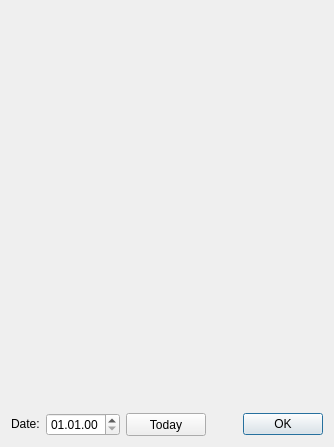
<?xml version="1.0" encoding="UTF-8"?>
<ui version="4.0">
 <class>ShowsToday</class>
 <widget class="QDialog" name="ShowsToday">
  <property name="windowModality">
   <enum>Qt::NonModal</enum>
  </property>
  <property name="geometry">
   <rect>
    <x>0</x>
    <y>0</y>
    <width>334</width>
    <height>447</height>
   </rect>
  </property>
  <property name="sizePolicy">
   <sizepolicy hsizetype="Preferred" vsizetype="Preferred">
    <horstretch>0</horstretch>
    <verstretch>0</verstretch>
   </sizepolicy>
  </property>
  <property name="windowTitle">
   <string>Shows today</string>
  </property>
  <property name="windowIcon">
   <iconset resource="../resources.qrc">
    <normaloff>:/images/icon</normaloff>:/images/icon</iconset>
  </property>
  <layout class="QVBoxLayout" name="verticalLayout">
   <item>
    <widget class="QScrollArea" name="scrollArea">
     <property name="frameShape">
      <enum>QFrame::NoFrame</enum>
     </property>
     <property name="frameShadow">
      <enum>QFrame::Sunken</enum>
     </property>
     <property name="lineWidth">
      <number>0</number>
     </property>
     <property name="widgetResizable">
      <bool>true</bool>
     </property>
     <widget class="QWidget" name="scrollAreaWidgetContents">
      <property name="geometry">
       <rect>
        <x>0</x>
        <y>0</y>
        <width>316</width>
        <height>387</height>
       </rect>
      </property>
      <layout class="QGridLayout" name="gridLayout">
       <item row="0" column="0">
        <widget class="showView" name="showViewer" native="true">
         <property name="sizePolicy">
          <sizepolicy hsizetype="Preferred" vsizetype="Preferred">
           <horstretch>0</horstretch>
           <verstretch>0</verstretch>
          </sizepolicy>
         </property>
        </widget>
       </item>
      </layout>
     </widget>
    </widget>
   </item>
   <item>
    <layout class="QHBoxLayout" name="horizontalLayout">
     <item>
      <widget class="QLabel" name="labelDate">
       <property name="sizePolicy">
        <sizepolicy hsizetype="Preferred" vsizetype="Fixed">
         <horstretch>0</horstretch>
         <verstretch>0</verstretch>
        </sizepolicy>
       </property>
       <property name="text">
        <string>Date:</string>
       </property>
      </widget>
     </item>
     <item>
      <widget class="QDateEdit" name="dateEdit">
       <property name="sizePolicy">
        <sizepolicy hsizetype="Minimum" vsizetype="Fixed">
         <horstretch>0</horstretch>
         <verstretch>0</verstretch>
        </sizepolicy>
       </property>
       <property name="wrapping">
        <bool>false</bool>
       </property>
       <property name="displayFormat">
        <string>dd.MM.yy</string>
       </property>
      </widget>
     </item>
     <item>
      <widget class="QPushButton" name="buttonToday">
       <property name="sizePolicy">
        <sizepolicy hsizetype="Fixed" vsizetype="Preferred">
         <horstretch>0</horstretch>
         <verstretch>0</verstretch>
        </sizepolicy>
       </property>
       <property name="toolTip">
        <string>Reset the Date</string>
       </property>
       <property name="text">
        <string>Today</string>
       </property>
       <property name="icon">
        <iconset resource="../resources.qrc">
         <normaloff>:/images/icon</normaloff>:/images/icon</iconset>
       </property>
       <property name="iconSize">
        <size>
         <width>16</width>
         <height>16</height>
        </size>
       </property>
      </widget>
     </item>
     <item>
      <widget class="QDialogButtonBox" name="buttonBox">
       <property name="sizePolicy">
        <sizepolicy hsizetype="Expanding" vsizetype="Fixed">
         <horstretch>0</horstretch>
         <verstretch>0</verstretch>
        </sizepolicy>
       </property>
       <property name="orientation">
        <enum>Qt::Horizontal</enum>
       </property>
       <property name="standardButtons">
        <set>QDialogButtonBox::Ok</set>
       </property>
      </widget>
     </item>
    </layout>
   </item>
  </layout>
 </widget>
 <customwidgets>
  <customwidget>
   <class>showView</class>
   <extends>QWidget</extends>
   <header>showview.h</header>
   <container>1</container>
  </customwidget>
 </customwidgets>
 <resources>
  <include location="../resources.qrc"/>
 </resources>
 <connections/>
</ui>
